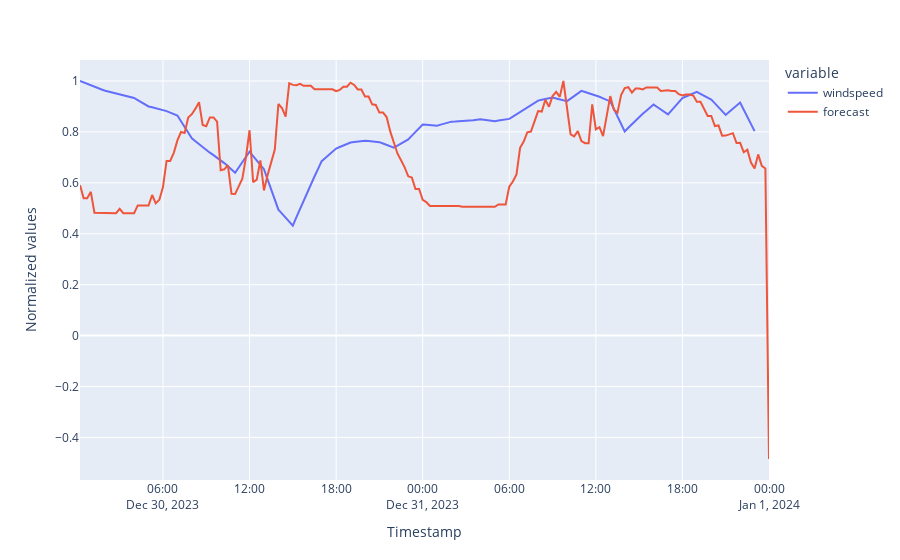

Notebook code for this chart:
### Code cell
fig_forecast_windspeed=pd.concat(
    [
        test_data["windspeed"]/max(test_data["windspeed"]),
        forecast["forecast"]/max(forecast["forecast"])
    ], axis=1).plot()
fig_forecast_windspeed.update_layout(
    xaxis_title='Timestamp',
    yaxis_title="Normalized values"
)
display(fig_forecast_windspeed.show())

### Figure 1 — Plotly figure (JSON) as saved in the notebook; plotly's stock layout.template omitted (floating-point values rounded to 4 significant figures; data arrays with more than 128 entries replaced by an {"elided": "..."} marker saying what was removed)
{"data": [{"hovertemplate": "variable=windspeed<br>index=%{x}<br>value=%{y}<extra></extra>", "legendgroup": "windspeed", "line": {"color": "#636efa", "dash": "solid"}, "marker": {"symbol": "circle"}, "mode": "lines", "name": "windspeed", "orientation": "v", "showlegend": true, "type": "scatter", "x": {"elided": "192 str values"}, "xaxis": "x", "y": {"elided": "192 float values"}, "yaxis": "y"}, {"hovertemplate": "variable=forecast<br>index=%{x}<br>value=%{y}<extra></extra>", "legendgroup": "forecast", "line": {"color": "#EF553B", "dash": "solid"}, "marker": {"symbol": "circle"}, "mode": "lines", "name": "forecast", "orientation": "v", "showlegend": true, "type": "scatter", "x": {"elided": "192 str values"}, "xaxis": "x", "y": {"elided": "192 float values"}, "yaxis": "y"}], "layout": {"legend": {"title": {"text": "variable"}, "tracegroupgap": 0}, "margin": {"t": 60}, "xaxis": {"anchor": "y", "domain": [0, 1], "title": {"text": "Timestamp"}}, "yaxis": {"anchor": "x", "domain": [0, 1], "title": {"text": "Normalized values"}}}}
